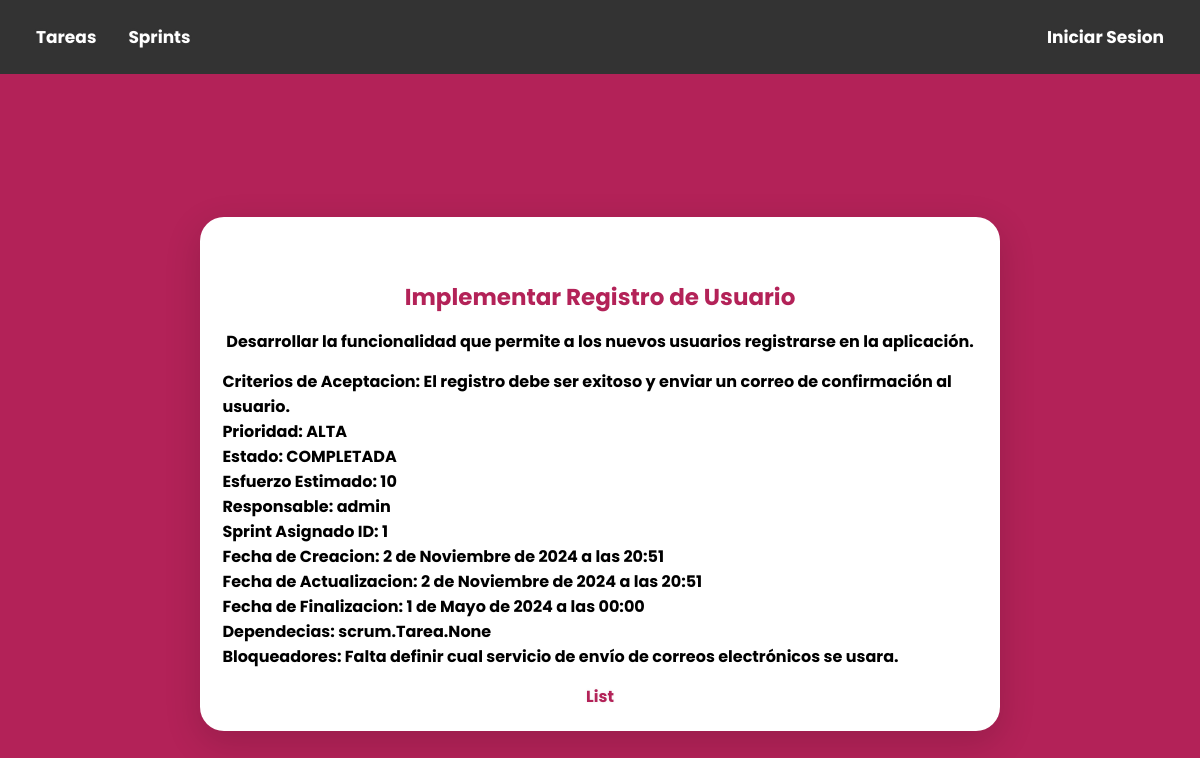
The page /tarea/1/ on the database its author committed.
### scrum/models.py (models this page shows, shortened)
class Tarea(models.Model):
    PRIORIDADES = [
        ('BAJA', 'Baja'),
        ('MEDIA', 'Media'),
        ('ALTA', 'Alta'),
    ]
    titulo = models.CharField(max_length=200,
                              verbose_name="Titulo de la Tarea",  help_text="Un titulo que describa la tarea.") #Mejoras para mejor legibilidad en el apartado admin.
    descripcion = models.TextField(
        null=False,
        blank=True
    )
    criterios_aceptacion = models.TextField(
        blank=True,
        null=True
    )
    prioridad = models.CharField(
        max_length=10,
        choices=PRIORIDADES, #Son las opciones, en este caso la tupla PRIORIDADES
        default='BAJA'
    )
    estado = models.CharField(
        max_length=20,
        choices=ESTADOS,
        default='POR_HACER' #Por defecto es POR_HACER
    )
    esfuerzo_estimado = models.IntegerField(
        null=True,
        blank=True
    )
    responsable = models.ForeignKey( #Clave foranea
        User,
        null=True,
        on_delete=models.SET_NULL #Al eliminar el usuario se establece la relacion a NULL
    )
    sprint_asignado = models.ForeignKey( #Clave foranea
        'Sprint',
        null=True,
        blank=True,
        on_delete=models.SET_NULL #Al eliminar un Sprint, se establece la relación a NULL
    )
    fecha_de_creacion = models.DateTimeField(auto_now=True)
    fecha_de_actualizacion = models.DateTimeField(auto_now_add=True)
    fecha_de_finalizacion = models.DateTimeField(null=True,blank=True) #Campo de mejora, para agregar una fecha de finalizacion a la tarea
    dependencias = models.ManyToManyField(  #Relacion de muchos a muchos
        'self',
        symmetrical=False,  #La relación no es simétrica; permite dependencias unidireccionales
        blank=True #Puede estar en blanco
    )
    bloqueadores = models.TextField(
        null=True,  #Puedo ser nulo
        blank=True, #Puede estar en blanco
    )
    class Meta:   #Metadato, es decir informacion de los datos o en este caso el modelo
        constraints = [ #Condicionales o reglas que se aplican a los campos de la base de datos para garantizar la integridad de los datos
            models.CheckConstraint(check=Q(estado='POR_HACER') | Q(estado='EN_PROGRESO') | Q(estado='COMPLETADA'), name='estado_valido_tarea'),
            models.CheckConstraint(check=Q(prioridad='BAJA') | Q(prioridad='MEDIA') | Q(prioridad='ALTA'), name='prioridad_valido_tarea'),
            models.CheckConstraint(check=Q(esfuerzo_estimado__gte=0), name='esfuerzo_estimado_no_negativo'),
            models.CheckConstraint(
                check=Q(estado='COMPLETADA') | Q(fecha_de_finalizacion__isnull=True),
                name='fecha_finalizacion_tarea'
            ), #Constraint de mejora, si una tarea esta completada fecha de finalizacion puede tener un valor valido no null.
        ]

class Sprint(models.Model):
    nombre = models.CharField(max_length=100,
                              verbose_name="Nombre del Sprint", help_text="Nombre descriptivo del Sprint") #Mejoras para mejor legibilidad en el apartado admin.
    objetivo = models.TextField(
        blank=True,
        null=True
    )
    fecha_inicio = models.DateField()
    fecha_fin = models.DateField()
    velocidad = models.IntegerField()
    scrum_master = models.ForeignKey(
        User,
        null=True,
        on_delete=models.SET_NULL,
        related_name='sprint_como_scrum_master'
    )
    equipo_de_desarrollo = models.ManyToManyField(
        User,
        blank=True,
        related_name='sprint_como_desarrollador'
    )
    backlog_sprint = models.ManyToManyField(
        'Tarea',
        blank=True,
        related_name='sprint_backlog'
    )
    fecha_creacion = models.DateTimeField(auto_now_add=True)
    fecha_actualizacion = models.DateTimeField(auto_now_add=True)
    class Meta:
        constraints = [
            models.CheckConstraint(check=Q(velocidad__gte=0), name='velocidad_no_negativa'),
            models.CheckConstraint(
                check=Q(fecha_fin__gte=models.F('fecha_inicio')),
                name='fecha_fin_posterior'
            ),
        ]

### scrum/views.py (the view)
# urls.py: path("tarea/<int:pk>/",views.TareaDetailView.as_view(),name="tarea-detalle")
class TareaDetailView(DetailView):
    model = Tarea
    context_object_name = "tarea"

### templates/scrum/tarea_detail.html
{% extends "base.html" %}
{% block content %}
<div class="centrar">
    <div class="container">
        <p class="titulo-container">{{ tarea.titulo }}</p>
        <p>{{ tarea.descripcion }}</p>
        <ul class="lista-tareas">
            <li><b>Criterios de Aceptacion:</b> {{ tarea.criterios_aceptacion }}</li>
            <li><b>Prioridad:</b> {{ tarea.prioridad }}</li>
            <li><b>Estado:</b> {{ tarea.estado }}</li>
            <li><b>Esfuerzo Estimado:</b> {{ tarea.esfuerzo_estimado }}</li>
            <li><b>Responsable:</b> {{ tarea.responsable }}</li>
            <li><b>Sprint Asignado ID:</b> {{ tarea.sprint_asignado.id }}</li>
            <li><b>Fecha de Creacion:</b> {{ tarea.fecha_de_creacion }}</li>
            <li><b>Fecha de Actualizacion:</b> {{ tarea.fecha_de_actualizacion }}</li>
            <li><b>Fecha de Finalizacion:</b> {{ tarea.fecha_de_finalizacion }}</li>
            <li><b>Dependecias:</b> {{ tarea.dependencias }}</li>
            <li><b>Bloqueadores:</b> {{ tarea.bloqueadores }}</li>
        </ul>
        <a href="{% url 'scrum:tareas-lista' %}">List</a>
    </div>
</div>
{% endblock %}

### templates/base.html (shortened to what this page needs)
{% load static %}
<!DOCTYPE html>
<html lang="es">
<head>
    <link rel="stylesheet" href="{% static 'css/estilos.css' %}">
</head>
<body>
    {% include "scrum/_header.html" %}
    <div>
        {% block content %}
        {% endblock %}
    </div>
</body>
</html>

### templates/scrum/_header.html
<header>
    <div class="topnav">
        <a href="{% url 'scrum:tareas-lista' %}">Tareas</a>
        <a href="#sprints">Sprints</a>
        {% if user.is_authenticated %}
        <form style="float: right;" method="post" action="{% url 'accounts:logout' %}">
            {% csrf_token %}
            <button class="boton-cerrar-sesion" type="submit">Cerrar Sesión</button>
        </form>
        {% else %}
            <a href="{% url 'accounts:login' %}"  class="right" role="button">Iniciar Sesion</a>
        {% endif %}
    </div>
</header>

### static/css/estilos.css (style rules this page uses)
* { margin: 0; padding: 0; box-sizing: border-box; text-decoration: none; }
body { font-family: 'Poppins', sans-serif; background-color: #b32258; }
.centrar { display: flex; flex-direction: column; justify-content: center; align-items: center; height: 100vh; }
.container { background-color: #FFFFFF; width: 100%; max-width: 800px; border-radius: 1.5em; box-shadow: 0px 11px 35px 2px rgba(0, 0, 0, 0.14); display: flex; flex-direction: column; align-items: center; justify-content: center; gap: 15px; padding: 1.4em; }
.lista-tareas { list-style-type: none; padding: 0; }
.topnav { background-color: #333; overflow: hidden; color: white; padding: 10px 20px; }
.topnav a { float: left; color: white; text-align: center; padding: 14px 16px; text-decoration: none; font-size: 17px; }
.topnav .right { float: right; color: white; }
.titulo-container { padding-top: 40px; color: #b32258; font-family: 'Poppins', sans-serif; font-weight: bold; font-size: 23px; }
a { text-shadow: 0px 0px 3px rgba(117, 117, 117, 0.12); color: #b32258; text-decoration: none; font-family: 'Poppins', sans-serif; }

### rows shown on the page
Tarea: titulo "Implementar Registro de Usuario", descripcion "Desarrollar la funcionalidad que permite a los nuevos usuarios registrarse en la aplicación.", criterios_aceptacion "El registro debe ser exitoso y enviar un correo de confirmación al usuario.", prioridad "ALTA", estado "COMPLETADA", esfuerzo_estimado "10", responsable "admin", sprint_asignado.id "1", fecha_de_creacion "2 de Noviembre de 2024 a las 20:51", fecha_de_actualizacion "2 de Noviembre de 2024 a las 20:51", fecha_de_finalizacion "1 de Mayo de 2024 a las 00:00", dependencias "scrum.Tarea.None", bloqueadores "Falta definir cual servicio de envío de correos electrónicos se usara."
